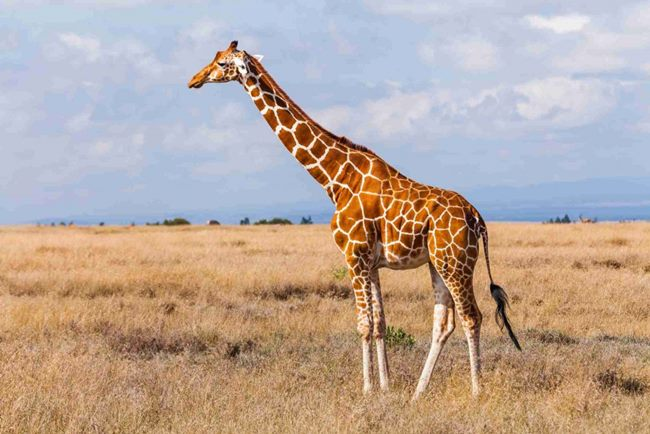
#> input picture Opencv_ile_goruntu_isleme/media/zurafa.jpg, 650 x 434 px
$ jupyter execute bolum_sonu_alistirma.ipynb   (shell and % lines are left out)   (older library calls are emulated)
#> lines starting #> are read from the running program, lines starting #| are printed output that depends on the picture; after the words box and inside, x2 and y2 are one past the last pixel; in counts of white or black regions, pixels touching at a corner belong together
[cell 1]
import cv2
import numpy as np
import os
import matplotlib.pyplot as plt

[cell 2]
def display_img(img,cmap=None): #resimleri gosteren fonksiyon
    fig = plt.figure(figsize=(12,10))
    ax = fig.add_subplot(111)
    ax.imshow(img,cmap)

[cell 3]
path = os.path.join(os.getcwd(), "media", "zurafa.jpg") #resmin yolunu belirliyoruz
img=cv2.imread(path) #resmi okuyoruz
#> img is the input picture: shape (434, 650, 3); mean B, G, R 155.8, 167.2, 185.4
img=cv2.cvtColor(img,cv2.COLOR_BGR2RGB) #resmi RGB formatına çeviriyoruz

[cell 4]
display_img(img)

[cell 5]
img=cv2.imread(path,0) #0 siyah beyaz yapar
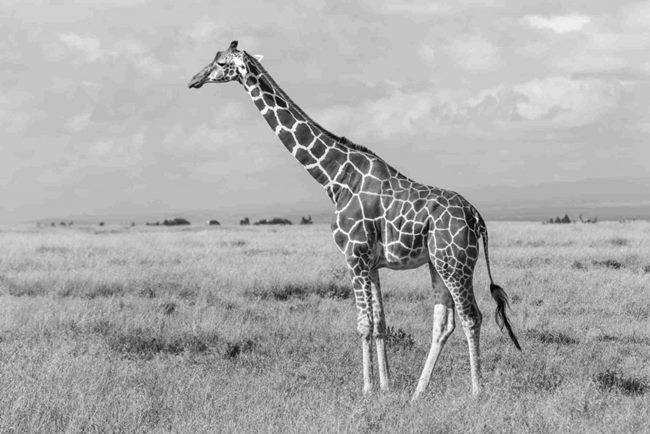
#> img: shape (434, 650); min 0, max 255, mean 171.4
ret,thresh1=cv2.threshold(img,127,255,cv2.THRESH_BINARY) #127 den kucuk olanlari 0 yapar, 127 den buyuk olanlari 255 yapar
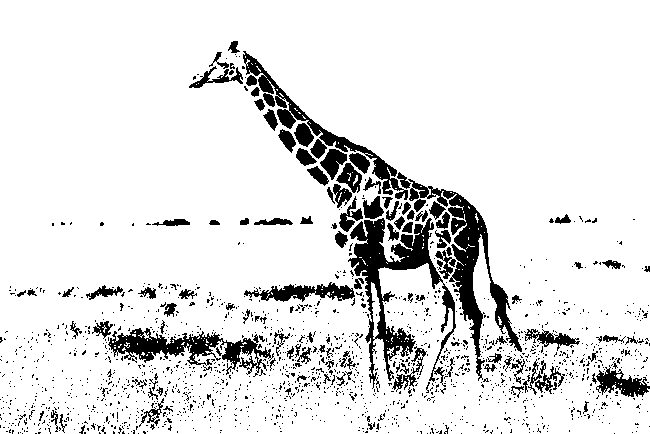
#> thresh1: shape (434, 650); 88.6% white; 1662 black regions (1540 under 20 px), largest, box (x1, y1, x2, y2) and area: (348, 218, 456, 389) 5061, (408, 179, 522, 381) 4249, (108, 328, 274, 377) 2811
display_img(thresh1,cmap='gray')  #siyah beyaz yapar

[cell 6]
img=cv2.imread(path)
hsv=cv2.cvtColor(img,cv2.COLOR_BGR2HSV) #hsv donusumu
#> hsv: shape (434, 650, 3); mean H, S, V 59.5, 83, 201.2
display_img(hsv)

[cell 7]
kernel = np.ones((4,4),dtype=np.float32) /10 #4x4 0.1 degerine sahip kernel olusturduk

[cell 8]
kernel

[cell 9]
img=cv2.imread(path) #resmi okuyoruz
img=cv2.cvtColor(img,cv2.COLOR_BGR2RGB) #resmi RGB formatına çeviriyoruz

[cell 10]
dst = cv2.filter2D(img,-1,kernel) #resmi filtreliyoruz
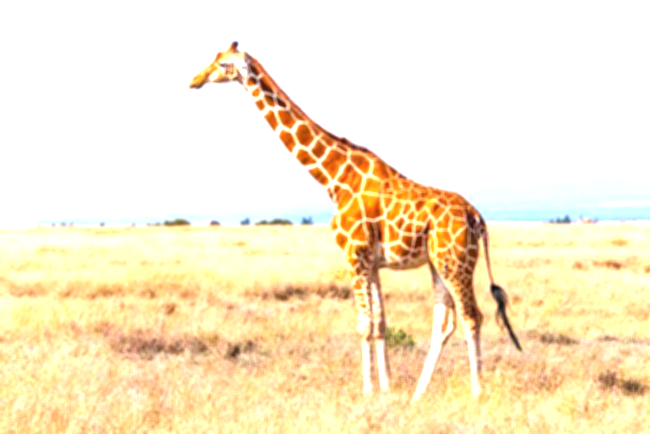
#> dst: shape (434, 650, 3); mean R, G, B 249.9, 236.3, 204.9

[cell 11]
display_img(dst)

[cell 12]
img=cv2.imread(path,0) #0 siyah beyaz yapar

sobel_x=cv2.Sobel(img,cv2.CV_64F,1,0,ksize=5) #yatay sobel filtresi
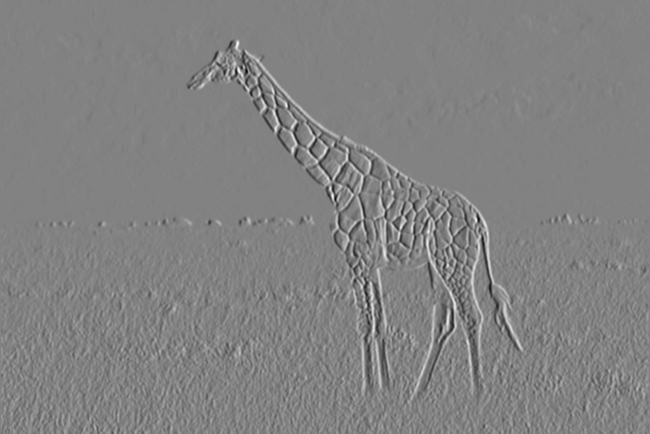
#> sobel_x: shape (434, 650) float64; min -9216, max 8836, mean -0.2; drawn with min black and max white
#morfolojik islemler

[cell 13]
display_img(sobel_x,cmap='gray')

[cell 14]
img=cv2.imread(path)
color = ('b','g','r')

for i,col in enumerate(color): #histogram cizimi
    histr=cv2.calcHist([img],[i],None,[256],[0,256]) #histogram hesaplama
    plt.plot(histr,color=col) #histogram cizimi
    plt.xlim([0,256]) #x eksenini belirleme

plt.title("HISTOGRAM")
plt.show()
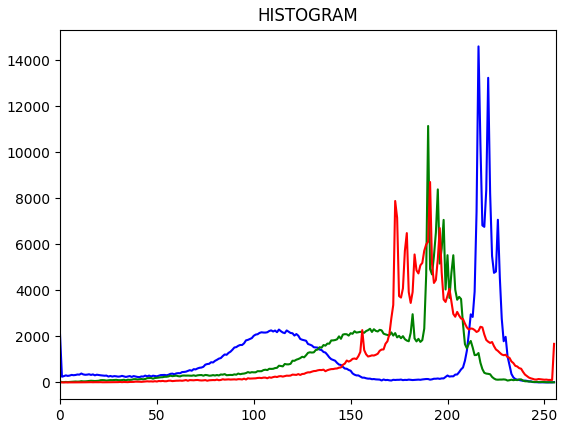
#> figure drawn by matplotlib, 1 panel; curve peaks at x = 216, y = 14595; curve peaks at x = 190, y = 11138; curve peaks at x = 191, y = 8704

$ run again, with Opencv_ile_goruntu_isleme/media/at.jpg copied over Opencv_ile_goruntu_isleme/media/zurafa.jpg
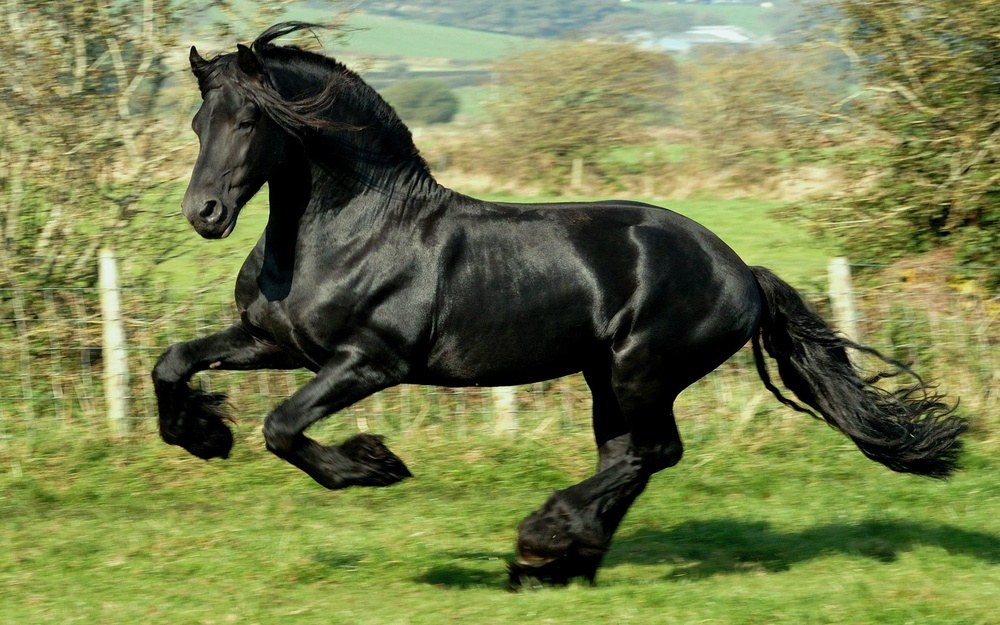
#> input picture Opencv_ile_goruntu_isleme/media/at.jpg, 1000 x 625 px, shrunk from 2560 x 1600 before the run
#> img is the input picture: shape (625, 1000, 3); mean B, G, R 75.5, 125.9, 117.6
#> `ret,thresh1=cv2.threshold(img,127,255,cv2.THRESH_BINARY)`:
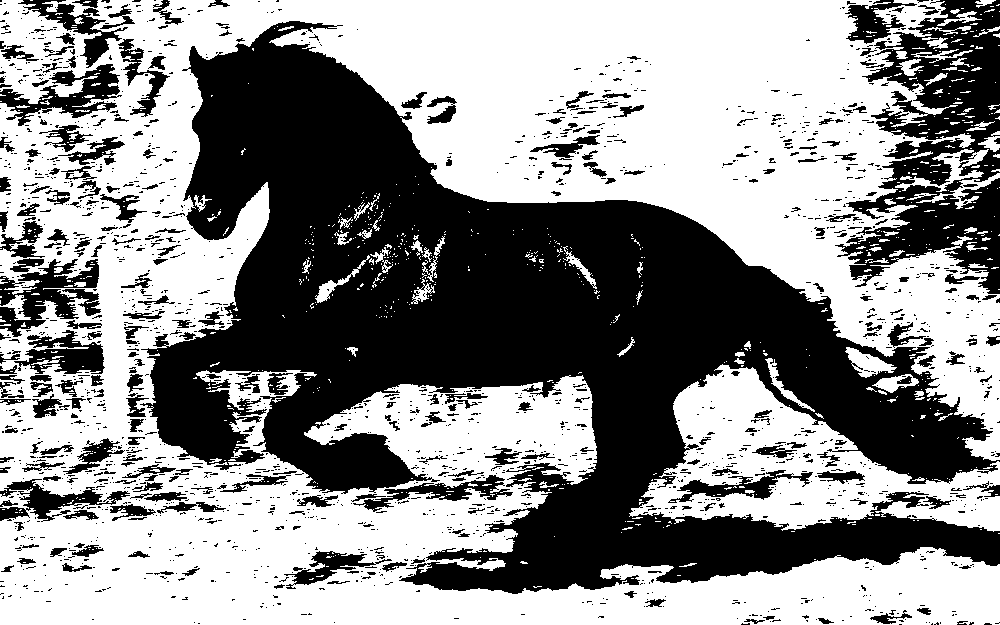
#> thresh1: shape (625, 1000); 55.9% white; 1877 black regions (1577 under 20 px), largest, box (x1, y1, x2, y2) and area: (140, 21, 1000, 594) 202453, (835, 0, 1000, 294) 23334, (0, 259, 101, 337) 3698
#> hsv: shape (625, 1000, 3); mean H, S, V 37.9, 105.3, 127.5
#> `plt.show()`:
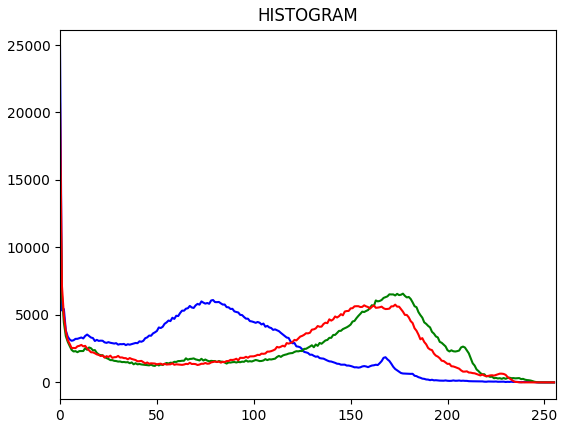
#> figure drawn by matplotlib, 1 panel; curve peaks at x = 0, y = 24898; curve peaks at x = 0, y = 15981; curve peaks at x = 0, y = 20649
